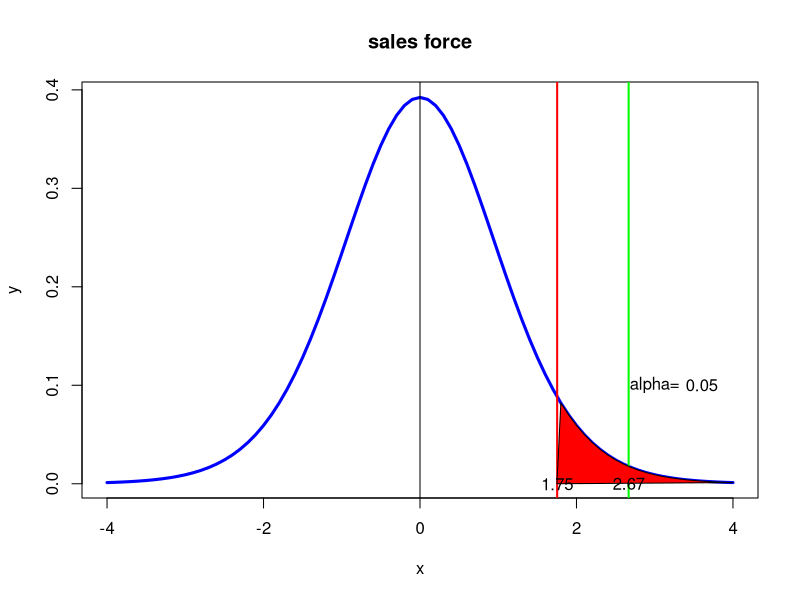

Write R code to recreate this figure.
#page no 395
# H0 : mu0<=100
# H1 : mu0>100
library(ggplot2)
mu0=100
xbar=108
sd=12
n=16
dfs=n-1
t_stat=(xbar-mu0)/(sd/sqrt(n))
alpha=0.05
t_c_right=abs(qt(1-alpha,df=dfs))
p_value=1-pt(t_stat,df=dfs)
print(paste("critical value= ",round(t_c_right,3)))
print(paste("t-static =",round(t_stat,2)))
if(t_stat >= t_c_right)
{
  print(paste("right tail : Reject H0"))
}else
{
  print(paste("right tail :Accept H0"))
}
two_t_stat=abs((xbar-mu0))/(sd/sqrt(n))
two_t_critical=qnorm(1-alpha/2)
p_value=2*(1-pnorm(two_t_stat))
if(two_t_stat>=two_t_critical)
{
  print("reject H0")
}else
{
  print("accept H0")
}

dfs <- n-1
x <- seq(-4,4,0.1)
y <- dt(x,dfs)
t.val <- qt(0.95,df=dfs)
plot(x,y,type='l',lwd=3,col='blue',xlab='x',main='sales force')
abline(v=0)
abline(v=t.val,lwd=2,col='red')
abline(v=t_stat,lwd=2,col='green')
polygon(c(x[x>=1.75],1.75 ),c(y[x>=1.75],0),col="red")
text(t_stat,0,round(t_stat,2))
text(t.val,0,round(t.val,2))
text(3.0,0.1,"alpha=")
text(3.6,0.1,alpha)
